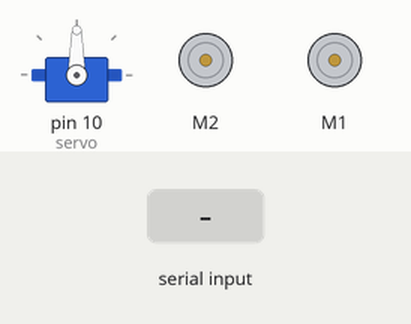
A sketch run on a simulated Arduino Uno, built with avr-gcc and run on an emulated ATmega328P. Shown: servo, 2 × DC motor (green arrow = forward, orange = backward, longer = faster). The inputs (shaded band) are chosen by the test bench. What the sketch prints to the serial monitor is not drawn.

Above: at 1.2 s.
1.3 s: "F" received over the second serial link
At 1.9 s:
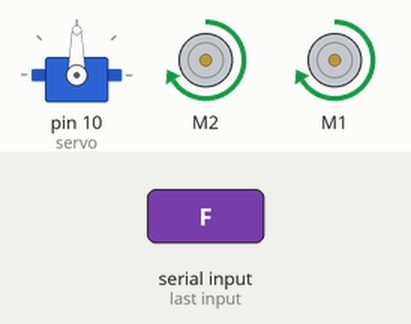
2.8 s: "B" received over the second serial link
At 4.0 s:
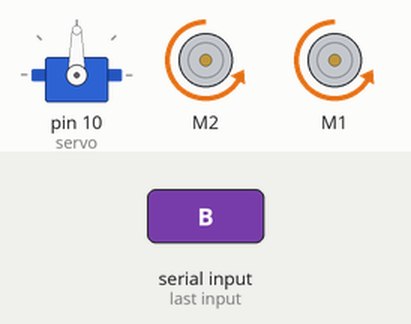
4.3 s: "R" received over the second serial link
At 5.4 s:
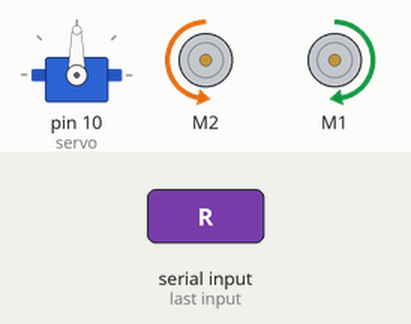
5.8 s: "L" received over the second serial link
At 6.5 s:
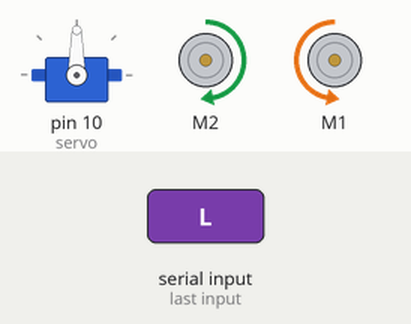
7.3 s: "X" received over the second serial link
At 7.7 s:
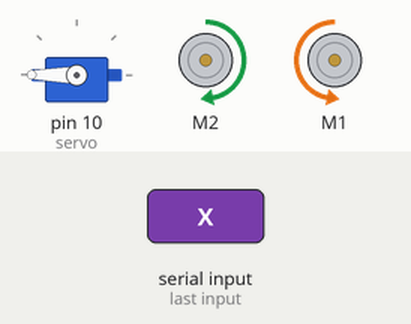
8.9 s: "S" received over the second serial link
At 10.1 s:
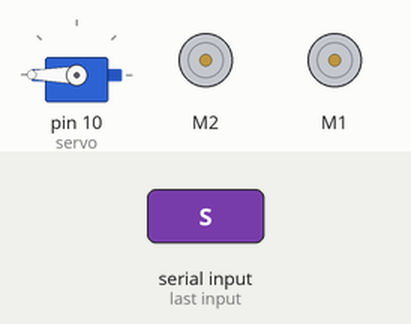
Timing chart, 0 to 11.4 s (numbered marks = the images above; inputs shaded):
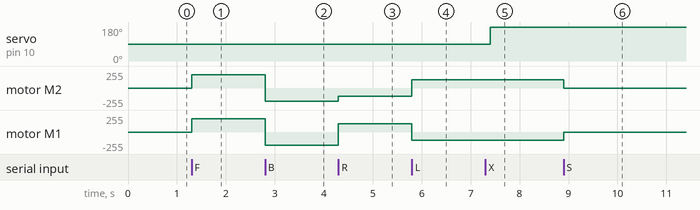

The sketch:

armRobot.ino
```cpp
#include <AFMotor.h>
#include <SoftwareSerial.h>
#include <Servo.h>

AF_DCMotor LMOTOR(1);
AF_DCMotor RMOTOR(2);
Servo servo;

SoftwareSerial BT(A0,A2);

void setup(){
  BT.begin(9600);
  Serial.begin(9600);
  Serial.println("BT Ready");

  servo.attach(10);
  RMOTOR.setSpeed(0);
  LMOTOR.setSpeed(0);
  LMOTOR.run(RELEASE);
  RMOTOR.run(RELEASE);
}

char c;
void loop(){
  if(BT.available()){
    c = BT.read();
    selector(c);
  }
}

void selector(char choice){
  switch(choice){
    case 'F':
      forward();
      break;
    case 'B':
      backward();
      break;
    case 'R':
      right();
      break;
    case 'L':
      left();
      break;
    case 'S':
      stopped();
      break;
    case 'X':
      delay(100);
      servo.write(180);
      delay(100);
      break;
    case 'Y':
      delay(100);
      servo.write(0);
      delay(100);
      break;
    default:
      stopped();
      break;

  }
}

char f = FORWARD;
char b = BACKWARD;
void forward(){
  LMOTOR.run(f);
  RMOTOR.run(f);
  LMOTOR.setSpeed(200);
  RMOTOR.setSpeed(200);
}

void backward(){
  LMOTOR.run(b);
  RMOTOR.run(b);
  LMOTOR.setSpeed(200);
  RMOTOR.setSpeed(200);
}

void left(){
  LMOTOR.run(b);
  RMOTOR.run(f);
  LMOTOR.setSpeed(127);
  RMOTOR.setSpeed(127);
}

void right(){
  LMOTOR.run(f);
  RMOTOR.run(b);
  LMOTOR.setSpeed(127);
  RMOTOR.setSpeed(127);
}

void stopped(){
  LMOTOR.run(RELEASE);
  RMOTOR.run(RELEASE);
  LMOTOR.setSpeed(0);
  RMOTOR.setSpeed(0);
}
```

Measured:
- after the input at 1.3 s, motor M2, motor M1: stopped → forward 200/255 at once
- after the input at 2.8 s, motor M2, motor M1: forward 200/255 → backward 200/255 at once
- after the input at 4.3 s, motor M2: backward 200/255 → backward 127/255 at once; motor M1: backward 200/255 → forward 127/255 at once
- after the input at 5.8 s, motor M2: backward 127/255 → forward 127/255 at once; motor M1: forward 127/255 → backward 127/255 at once
- after the input at 7.3 s, servo on pin 10 (servo): 90° → 180° after 0.10 s
- after the input at 8.9 s, motor M2: forward 127/255 → stopped at once; motor M1: backward 127/255 → stopped at once
